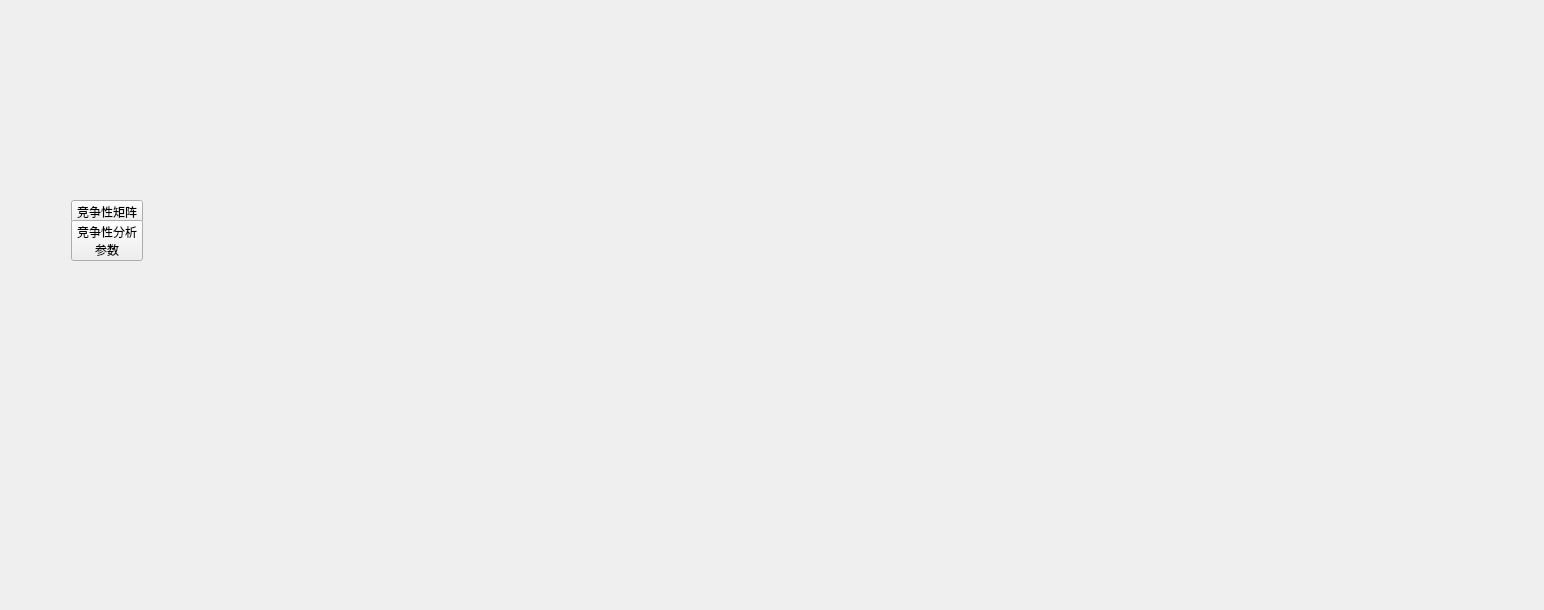
<?xml version="1.0" encoding="UTF-8"?>
<ui version="4.0">
 <class>Step4</class>
 <widget class="QWidget" name="Step4">
  <property name="geometry">
   <rect>
    <x>0</x>
    <y>0</y>
    <width>1544</width>
    <height>610</height>
   </rect>
  </property>
  <property name="windowTitle">
   <string>Form</string>
  </property>
  <widget class="QStackedWidget" name="stackedWidget">
   <property name="geometry">
    <rect>
     <x>510</x>
     <y>10</y>
     <width>751</width>
     <height>451</height>
    </rect>
   </property>
   <property name="currentIndex">
    <number>0</number>
   </property>
   <widget class="QWidget" name="page"/>
   <widget class="QWidget" name="page_2"/>
  </widget>
  <widget class="QWidget" name="widget" native="true">
   <property name="geometry">
    <rect>
     <x>10</x>
     <y>10</y>
     <width>481</width>
     <height>451</height>
    </rect>
   </property>
   <widget class="QPushButton" name="pushButton">
    <property name="geometry">
     <rect>
      <x>61</x>
      <y>190</y>
      <width>72</width>
      <height>23</height>
     </rect>
    </property>
    <property name="font">
     <font>
      <stylestrategy>PreferDefault</stylestrategy>
     </font>
    </property>
    <property name="text">
     <string>竞争性矩阵</string>
    </property>
   </widget>
   <widget class="QPushButton" name="pushButton_2">
    <property name="geometry">
     <rect>
      <x>61</x>
      <y>210</y>
      <width>72</width>
      <height>41</height>
     </rect>
    </property>
    <property name="font">
     <font>
      <stylestrategy>PreferAntialias</stylestrategy>
     </font>
    </property>
    <property name="text">
     <string>竞争性分析
参数</string>
    </property>
   </widget>
  </widget>
 </widget>
 <resources/>
 <connections/>
</ui>
